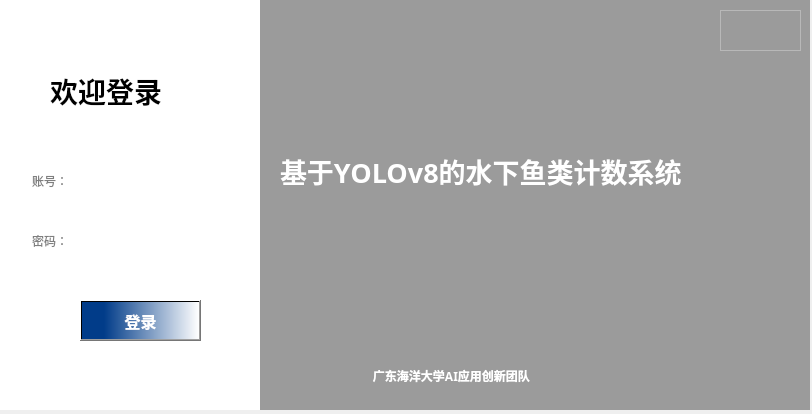
<?xml version="1.0" encoding="UTF-8"?>
<ui version="4.0">
 <class>Form</class>
 <widget class="QWidget" name="Form">
  <property name="geometry">
   <rect>
    <x>0</x>
    <y>0</y>
    <width>812</width>
    <height>414</height>
   </rect>
  </property>
  <property name="minimumSize">
   <size>
    <width>796</width>
    <height>414</height>
   </size>
  </property>
  <property name="maximumSize">
   <size>
    <width>812</width>
    <height>16777215</height>
   </size>
  </property>
  <property name="windowTitle">
   <string>Form</string>
  </property>
  <widget class="QLabel" name="label_2">
   <property name="geometry">
    <rect>
     <x>260</x>
     <y>0</y>
     <width>550</width>
     <height>410</height>
    </rect>
   </property>
   <property name="styleSheet">
    <string notr="true">background-color: rgb(255, 255, 255);
background-image: url(:/images/icons/fish.jpg);</string>
   </property>
   <property name="text">
    <string/>
   </property>
  </widget>
  <widget class="QLabel" name="label">
   <property name="geometry">
    <rect>
     <x>0</x>
     <y>0</y>
     <width>260</width>
     <height>410</height>
    </rect>
   </property>
   <property name="styleSheet">
    <string notr="true">background-color: rgb(255, 255, 255);</string>
   </property>
   <property name="text">
    <string/>
   </property>
  </widget>
  <widget class="QLabel" name="label_3">
   <property name="geometry">
    <rect>
     <x>260</x>
     <y>0</y>
     <width>550</width>
     <height>410</height>
    </rect>
   </property>
   <property name="styleSheet">
    <string notr="true">background-color: rgba(0, 0, 0,100);
</string>
   </property>
   <property name="text">
    <string/>
   </property>
  </widget>
  <widget class="QLabel" name="label_4">
   <property name="geometry">
    <rect>
     <x>50</x>
     <y>70</y>
     <width>161</width>
     <height>41</height>
    </rect>
   </property>
   <property name="font">
    <font>
     <family>黑体</family>
     <pointsize>21</pointsize>
     <weight>75</weight>
     <italic>false</italic>
     <bold>true</bold>
    </font>
   </property>
   <property name="text">
    <string>欢迎登录</string>
   </property>
  </widget>
  <widget class="QLineEdit" name="lineEdit">
   <property name="geometry">
    <rect>
     <x>30</x>
     <y>160</y>
     <width>201</width>
     <height>41</height>
    </rect>
   </property>
   <property name="styleSheet">
    <string notr="true">border:none;
border-bottom:2px solid rgba（0,0,0,100）;
background-color: rgba(0, 0, 0,0);
</string>
   </property>
   <property name="placeholderText">
    <string>账号：</string>
   </property>
  </widget>
  <widget class="QLineEdit" name="lineEdit_2">
   <property name="geometry">
    <rect>
     <x>30</x>
     <y>220</y>
     <width>201</width>
     <height>41</height>
    </rect>
   </property>
   <property name="styleSheet">
    <string notr="true">border:none;
border-bottom:2px solid rgba（0,0,0,100）;
background-color: rgba(0, 0, 0,0);
</string>
   </property>
   <property name="echoMode">
    <enum>QLineEdit::Password</enum>
   </property>
   <property name="placeholderText">
    <string>密码：</string>
   </property>
  </widget>
  <widget class="QPushButton" name="pushButton">
   <property name="geometry">
    <rect>
     <x>80</x>
     <y>300</y>
     <width>121</width>
     <height>41</height>
    </rect>
   </property>
   <property name="font">
    <font>
     <family>黑体</family>
     <pointsize>12</pointsize>
     <weight>75</weight>
     <italic>false</italic>
     <bold>true</bold>
    </font>
   </property>
   <property name="styleSheet">
    <string notr="true">QPushButton{
	background-color: qlineargradient(spread:pad, x1:0, y1:1, x2:1, y2:1, stop:0.188482 rgba(1, 60, 137, 255), stop:1 rgba(255, 255, 255, 255));
	color: rgb(255, 255, 255);
	boder:none;
}
QPushButton:pressed{
	padding-left:5px;
	padding-top:5px;
}
</string>
   </property>
   <property name="text">
    <string>登录</string>
   </property>
  </widget>
  <widget class="QLabel" name="label_8">
   <property name="geometry">
    <rect>
     <x>340</x>
     <y>360</y>
     <width>411</width>
     <height>31</height>
    </rect>
   </property>
   <property name="maximumSize">
    <size>
     <width>411</width>
     <height>31</height>
    </size>
   </property>
   <property name="font">
    <font>
     <family>宋体</family>
     <weight>75</weight>
     <bold>true</bold>
    </font>
   </property>
   <property name="styleSheet">
    <string notr="true">color: rgb(255, 255, 255);</string>
   </property>
   <property name="text">
    <string>         广东海洋大学AI应用创新团队</string>
   </property>
   <property name="textFormat">
    <enum>Qt::AutoText</enum>
   </property>
   <property name="margin">
    <number>3</number>
   </property>
   <property name="indent">
    <number>5</number>
   </property>
  </widget>
  <widget class="QLabel" name="label_7">
   <property name="geometry">
    <rect>
     <x>280</x>
     <y>80</y>
     <width>511</width>
     <height>181</height>
    </rect>
   </property>
   <property name="font">
    <font>
     <family>隶书</family>
     <pointsize>20</pointsize>
     <weight>75</weight>
     <bold>true</bold>
    </font>
   </property>
   <property name="styleSheet">
    <string notr="true">color: rgb(255, 255, 255);</string>
   </property>
   <property name="text">
    <string>基于YOLOv8的水下鱼类计数系统</string>
   </property>
  </widget>
  <widget class="QLabel" name="label_9">
   <property name="geometry">
    <rect>
     <x>270</x>
     <y>10</y>
     <width>71</width>
     <height>61</height>
    </rect>
   </property>
   <property name="styleSheet">
    <string notr="true">
image: url(:/images/icons/logo.png);</string>
   </property>
   <property name="text">
    <string/>
   </property>
  </widget>
  <widget class="QFrame" name="frame">
   <property name="geometry">
    <rect>
     <x>720</x>
     <y>10</y>
     <width>81</width>
     <height>41</height>
    </rect>
   </property>
   <property name="frameShape">
    <enum>QFrame::StyledPanel</enum>
   </property>
   <property name="frameShadow">
    <enum>QFrame::Raised</enum>
   </property>
   <layout class="QHBoxLayout" name="horizontalLayout">
    <item>
     <widget class="QPushButton" name="pushButton_2">
      <property name="styleSheet">
       <string notr="true">QPushButton{
	border:none;
}
QPushButton:hover{
	padding-bottom:5px;
}</string>
      </property>
      <property name="text">
       <string/>
      </property>
      <property name="icon">
       <iconset resource="res.qrc">
        <normaloff>:/icons/icons/最小化.png</normaloff>:/icons/icons/最小化.png</iconset>
      </property>
     </widget>
    </item>
    <item>
     <widget class="QPushButton" name="pushButton_3">
      <property name="styleSheet">
       <string notr="true">QPushButton{
	border:none;
}
QPushButton:hover{
	padding-bottom:5px;
}</string>
      </property>
      <property name="text">
       <string/>
      </property>
      <property name="icon">
       <iconset resource="res.qrc">
        <normaloff>:/icons/icons/关闭.png</normaloff>:/icons/icons/关闭.png</iconset>
      </property>
     </widget>
    </item>
   </layout>
  </widget>
 </widget>
 <resources>
  <include location="res.qrc"/>
 </resources>
 <connections>
  <connection>
   <sender>pushButton_3</sender>
   <signal>clicked()</signal>
   <receiver>Form</receiver>
   <slot>close()</slot>
   <hints>
    <hint type="sourcelabel">
     <x>773</x>
     <y>28</y>
    </hint>
    <hint type="destinationlabel">
     <x>920</x>
     <y>32</y>
    </hint>
   </hints>
  </connection>
  <connection>
   <sender>pushButton_2</sender>
   <signal>clicked()</signal>
   <receiver>Form</receiver>
   <slot>showMinimized()</slot>
   <hints>
    <hint type="sourcelabel">
     <x>745</x>
     <y>34</y>
    </hint>
    <hint type="destinationlabel">
     <x>911</x>
     <y>80</y>
    </hint>
   </hints>
  </connection>
 </connections>
</ui>
